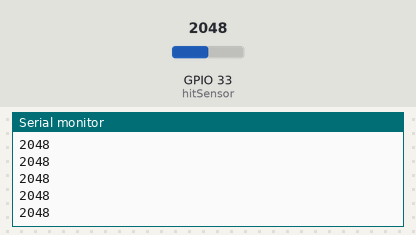
The sketch below on a simulated ESP32. On the bench: the last lines printed to the serial monitor. Inputs (shaded band) come from the test bench; at power-on: GPIO 33 (hitSensor) = 2048.

Above: at 1.2 s.
1.3 s: GPIO 33 (hitSensor) set to 2866
At 1.8 s:
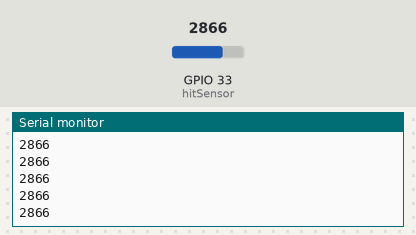
2.8 s: GPIO 33 (hitSensor) set to 3603
At 3.7 s:
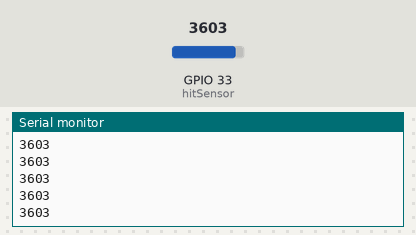
Timing chart, 0 to 5.8 s (numbered marks = the images above; inputs shaded):
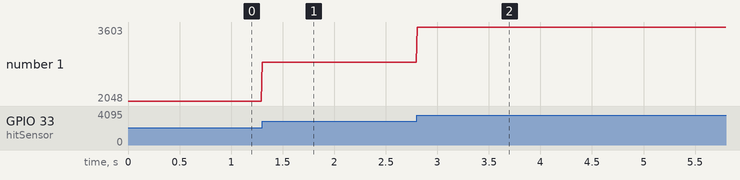

The sketch:

hit-detection-test.ino
```cpp
const int hitSensor = 33;

void setup() {
  Serial.begin(115200);
}

void loop() {
  int sensorReading = analogRead(hitSensor);
  if (sensorReading > 0) {
    Serial.println(sensorReading);
  }

  delay(10);
}
```

Measured:
- after the input at 1.3 s, the serial monitor: prints a new line at once (image 1)
- after the input at 2.8 s, the serial monitor: prints a new line at once (image 2)
- plotted number 1: 2048 → 2866 after the input at 1.3 s, 2866 → 3603 after the input at 2.8 s
